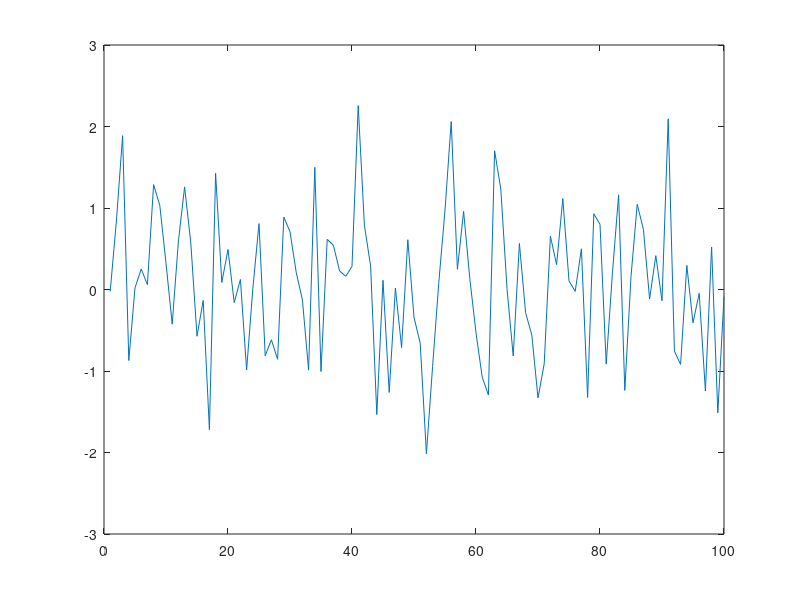

The MATLAB script that drew this image: (Note: this script raises an error after producing the figure.)
function result = test_line_visibility_001
a = figure;
p = plot(randn(100,1));
result = false;
set(p,'visible','on');
draw
if (~strcmp(get(p,'visible'),'on'))
  return
end
set(p,'visible','off');
draw
if (~strcmp(get(p,'visible'),'off'))
  return
end
result = true;
close(a);
return
